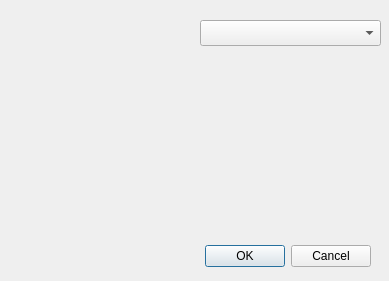
<?xml version="1.0" encoding="UTF-8"?>
<ui version="4.0">
 <class>Gjko</class>
 <widget class="QDialog" name="Gjko">
  <property name="geometry">
   <rect>
    <x>0</x>
    <y>0</y>
    <width>389</width>
    <height>281</height>
   </rect>
  </property>
  <property name="windowTitle">
   <string>Gjko</string>
  </property>
  <widget class="QDialogButtonBox" name="buttonBox">
   <property name="geometry">
    <rect>
     <x>30</x>
     <y>240</y>
     <width>341</width>
     <height>32</height>
    </rect>
   </property>
   <property name="orientation">
    <enum>Qt::Horizontal</enum>
   </property>
   <property name="standardButtons">
    <set>QDialogButtonBox::Cancel|QDialogButtonBox::Ok</set>
   </property>
  </widget>
  <widget class="QComboBox" name="comboBox">
   <property name="geometry">
    <rect>
     <x>200</x>
     <y>20</y>
     <width>181</width>
     <height>26</height>
    </rect>
   </property>
  </widget>
 </widget>
 <resources/>
 <connections>
  <connection>
   <sender>buttonBox</sender>
   <signal>accepted()</signal>
   <receiver>Gjko</receiver>
   <slot>accept()</slot>
   <hints>
    <hint type="sourcelabel">
     <x>248</x>
     <y>254</y>
    </hint>
    <hint type="destinationlabel">
     <x>157</x>
     <y>274</y>
    </hint>
   </hints>
  </connection>
  <connection>
   <sender>buttonBox</sender>
   <signal>rejected()</signal>
   <receiver>Gjko</receiver>
   <slot>reject()</slot>
   <hints>
    <hint type="sourcelabel">
     <x>316</x>
     <y>260</y>
    </hint>
    <hint type="destinationlabel">
     <x>286</x>
     <y>274</y>
    </hint>
   </hints>
  </connection>
 </connections>
</ui>
